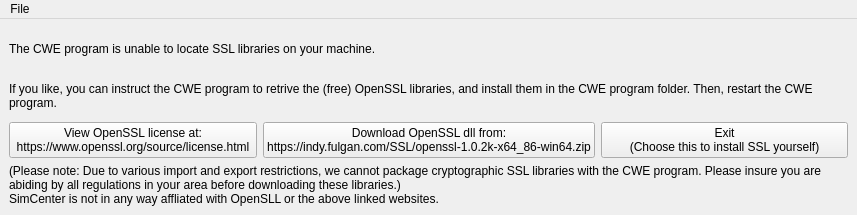
<?xml version="1.0" encoding="UTF-8"?>
<ui version="4.0">
 <class>FixForSSL</class>
 <widget class="QMainWindow" name="FixForSSL">
  <property name="geometry">
   <rect>
    <x>0</x>
    <y>0</y>
    <width>857</width>
    <height>215</height>
   </rect>
  </property>
  <property name="windowTitle">
   <string>First Time Setup</string>
  </property>
  <widget class="QWidget" name="centralwidget">
   <layout class="QVBoxLayout" name="verticalLayout">
    <item>
     <widget class="QLabel" name="head_label">
      <property name="text">
       <string>The CWE program is unable to locate SSL libraries on your machine.</string>
      </property>
     </widget>
    </item>
    <item>
     <widget class="QLabel" name="label_2">
      <property name="text">
       <string>If you like, you can instruct the CWE program to retrive the (free) OpenSSL libraries, and install them in the CWE program folder. Then, restart the CWE program.</string>
      </property>
      <property name="wordWrap">
       <bool>true</bool>
      </property>
     </widget>
    </item>
    <item>
     <layout class="QHBoxLayout" name="horizontalLayout">
      <item>
       <widget class="QPushButton" name="btn_license">
        <property name="font">
         <font>
          <pointsize>9</pointsize>
         </font>
        </property>
        <property name="text">
         <string>View OpenSSL license at:
https://www.openssl.org/source/license.html</string>
        </property>
       </widget>
      </item>
      <item>
       <widget class="QPushButton" name="btn_install">
        <property name="font">
         <font>
          <pointsize>9</pointsize>
         </font>
        </property>
        <property name="text">
         <string>Download OpenSSL dll from:
https://indy.fulgan.com/SSL/openssl-1.0.2k-x64_86-win64.zip</string>
        </property>
       </widget>
      </item>
      <item>
       <widget class="QPushButton" name="btn_exit">
        <property name="font">
         <font>
          <pointsize>9</pointsize>
         </font>
        </property>
        <property name="text">
         <string>Exit
(Choose this to install SSL yourself)</string>
        </property>
       </widget>
      </item>
     </layout>
    </item>
    <item>
     <widget class="QLabel" name="label_3">
      <property name="text">
       <string>(Please note: Due to various import and export restrictions, we cannot package cryptographic SSL libraries with the CWE program. Please insure you are abiding by all regulations in your area before downloading these libraries.)
SimCenter is not in any way affliated with OpenSLL or the above linked websites.</string>
      </property>
      <property name="wordWrap">
       <bool>true</bool>
      </property>
     </widget>
    </item>
   </layout>
  </widget>
  <widget class="QMenuBar" name="menubar">
   <property name="geometry">
    <rect>
     <x>0</x>
     <y>0</y>
     <width>857</width>
     <height>23</height>
    </rect>
   </property>
   <widget class="QMenu" name="menuFile">
    <property name="title">
     <string>File</string>
    </property>
    <addaction name="actionExit"/>
   </widget>
   <addaction name="menuFile"/>
  </widget>
  <action name="actionExit">
   <property name="text">
    <string>Exit</string>
   </property>
  </action>
 </widget>
 <resources/>
 <connections>
  <connection>
   <sender>btn_exit</sender>
   <signal>clicked()</signal>
   <receiver>FixForSSL</receiver>
   <slot>exitProgram()</slot>
   <hints>
    <hint type="sourcelabel">
     <x>730</x>
     <y>138</y>
    </hint>
    <hint type="destinationlabel">
     <x>428</x>
     <y>104</y>
    </hint>
   </hints>
  </connection>
  <connection>
   <sender>actionExit</sender>
   <signal>triggered()</signal>
   <receiver>FixForSSL</receiver>
   <slot>exitProgram()</slot>
   <hints>
    <hint type="sourcelabel">
     <x>-1</x>
     <y>-1</y>
    </hint>
    <hint type="destinationlabel">
     <x>428</x>
     <y>104</y>
    </hint>
   </hints>
  </connection>
  <connection>
   <sender>btn_install</sender>
   <signal>clicked()</signal>
   <receiver>FixForSSL</receiver>
   <slot>getSSL()</slot>
   <hints>
    <hint type="sourcelabel">
     <x>439</x>
     <y>127</y>
    </hint>
    <hint type="destinationlabel">
     <x>428</x>
     <y>107</y>
    </hint>
   </hints>
  </connection>
  <connection>
   <sender>btn_license</sender>
   <signal>clicked()</signal>
   <receiver>FixForSSL</receiver>
   <slot>showLicense()</slot>
   <hints>
    <hint type="sourcelabel">
     <x>137</x>
     <y>127</y>
    </hint>
    <hint type="destinationlabel">
     <x>428</x>
     <y>107</y>
    </hint>
   </hints>
  </connection>
 </connections>
 <slots>
  <slot>exitProgram()</slot>
  <slot>showLicense()</slot>
  <slot>getSSL()</slot>
 </slots>
</ui>
